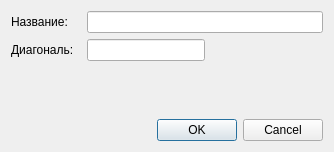
<?xml version="1.0" encoding="UTF-8"?>
<ui version="4.0">
 <class>MonitorCharacteristicDialog</class>
 <widget class="QDialog" name="MonitorCharacteristicDialog">
  <property name="geometry">
   <rect>
    <x>0</x>
    <y>0</y>
    <width>334</width>
    <height>152</height>
   </rect>
  </property>
  <property name="windowTitle">
   <string>Dialog</string>
  </property>
  <layout class="QGridLayout" name="gridLayout">
   <item row="0" column="0">
    <layout class="QHBoxLayout" name="horizontalLayout">
     <item>
      <widget class="QLabel" name="label">
       <property name="minimumSize">
        <size>
         <width>70</width>
         <height>0</height>
        </size>
       </property>
       <property name="text">
        <string>Название:</string>
       </property>
      </widget>
     </item>
     <item>
      <widget class="QLineEdit" name="lineEdit"/>
     </item>
    </layout>
   </item>
   <item row="3" column="0">
    <layout class="QHBoxLayout">
     <property name="spacing">
      <number>6</number>
     </property>
     <property name="margin" stdset="0">
      <number>0</number>
     </property>
     <item>
      <spacer name="horizontalSpacer">
       <property name="orientation">
        <enum>Qt::Horizontal</enum>
       </property>
       <property name="sizeHint" stdset="0">
        <size>
         <width>40</width>
         <height>20</height>
        </size>
       </property>
      </spacer>
     </item>
     <item>
      <widget class="QPushButton" name="okButton">
       <property name="text">
        <string>OK</string>
       </property>
      </widget>
     </item>
     <item>
      <widget class="QPushButton" name="cancelButton">
       <property name="text">
        <string>Cancel</string>
       </property>
      </widget>
     </item>
    </layout>
   </item>
   <item row="1" column="0">
    <layout class="QHBoxLayout" name="horizontalLayout_2">
     <item>
      <widget class="QLabel" name="label_2">
       <property name="minimumSize">
        <size>
         <width>70</width>
         <height>0</height>
        </size>
       </property>
       <property name="text">
        <string>Диагональ:</string>
       </property>
      </widget>
     </item>
     <item>
      <widget class="QLineEdit" name="lineEdit_2"/>
     </item>
     <item>
      <spacer name="horizontalSpacer_2">
       <property name="orientation">
        <enum>Qt::Horizontal</enum>
       </property>
       <property name="sizeHint" stdset="0">
        <size>
         <width>40</width>
         <height>20</height>
        </size>
       </property>
      </spacer>
     </item>
    </layout>
   </item>
   <item row="2" column="0">
    <spacer name="verticalSpacer">
     <property name="orientation">
      <enum>Qt::Vertical</enum>
     </property>
     <property name="sizeHint" stdset="0">
      <size>
       <width>20</width>
       <height>40</height>
      </size>
     </property>
    </spacer>
   </item>
  </layout>
 </widget>
 <resources/>
 <connections>
  <connection>
   <sender>okButton</sender>
   <signal>clicked()</signal>
   <receiver>MonitorCharacteristicDialog</receiver>
   <slot>accept()</slot>
   <hints>
    <hint type="sourcelabel">
     <x>278</x>
     <y>253</y>
    </hint>
    <hint type="destinationlabel">
     <x>96</x>
     <y>254</y>
    </hint>
   </hints>
  </connection>
  <connection>
   <sender>cancelButton</sender>
   <signal>clicked()</signal>
   <receiver>MonitorCharacteristicDialog</receiver>
   <slot>reject()</slot>
   <hints>
    <hint type="sourcelabel">
     <x>369</x>
     <y>253</y>
    </hint>
    <hint type="destinationlabel">
     <x>179</x>
     <y>282</y>
    </hint>
   </hints>
  </connection>
 </connections>
</ui>
